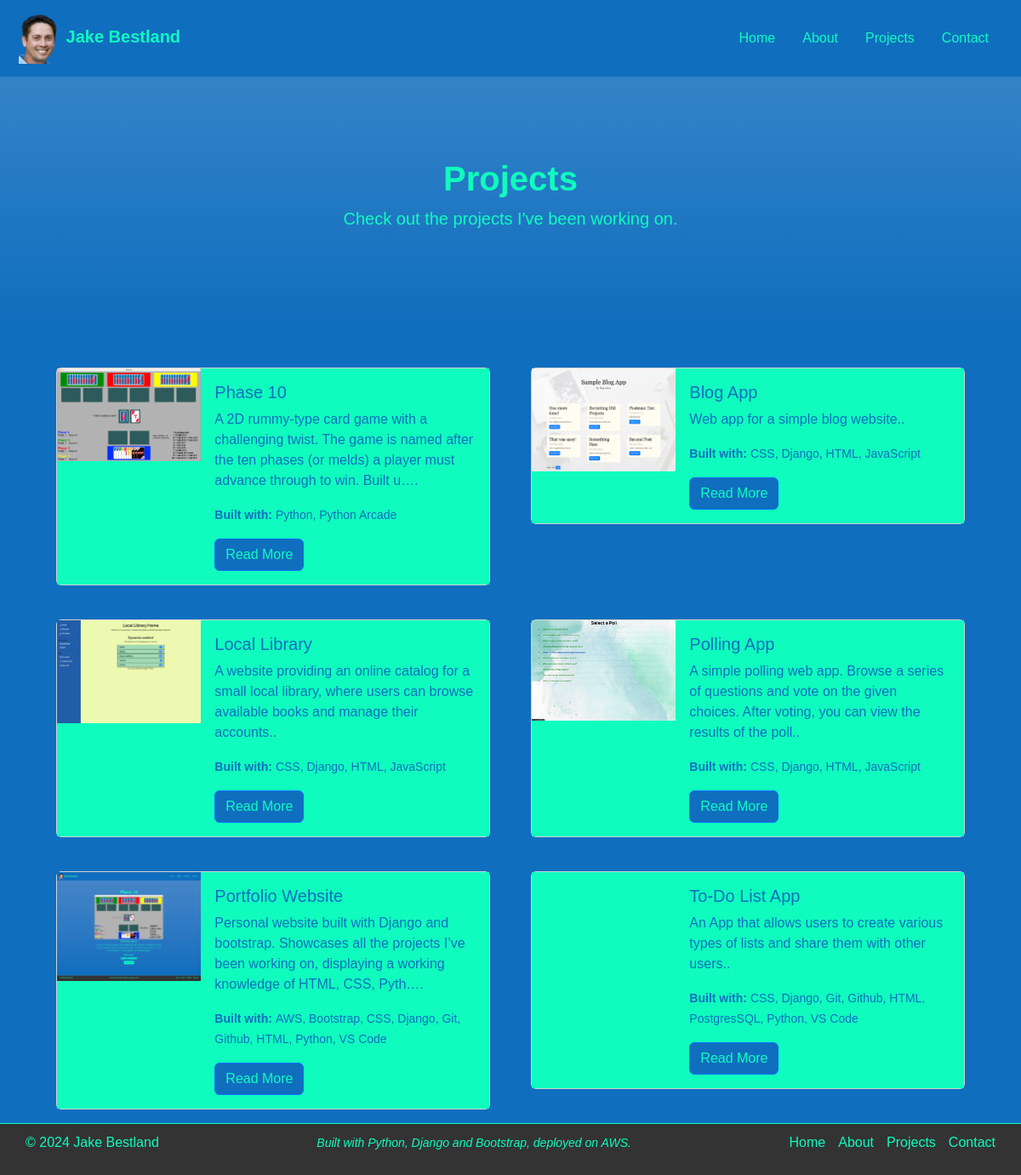
/projects/, run on the app's committed database.
### projects/models.py (models this page shows, shortened)
class Project(models.Model):
    title = models.CharField(max_length=100)
    description = models.TextField()
    skill = models.ManyToManyField(Skill, help_text="Select a skill used for this project.")
    slug = models.SlugField(unique=True, null=True, blank=True)
    preview_image = models.ImageField(upload_to='images/previews/', null=True, blank=True)
    animated_gif = models.ImageField(upload_to='images/gifs/', null=True, blank=True)
    link = models.URLField(null=True, blank=True)
    highlight = models.BooleanField(default=False)
    def display_skill(self):
        """Create a string for the Skill.  This is required to display the skill in Admin."""
        return ', '.join(skill.name for skill in self.skill.all())
    display_skill.short_description = 'Skill'

class Skill(models.Model):
    name = models.CharField(max_length=100, unique=True)
    def __str__(self):
        return self.name
    class Meta:
        ordering = ['name']
        constraints = [
            UniqueConstraint(
                Lower('name'),
                name='skill_name_case_insensitive_unique',
                violation_error_message= "Skill already exists (case insensitive match)"
            ),
        ]

### projects/views.py (the view)
# urls.py: path('projects/', views.ProjectIndexView.as_view(), name='projects'),
class ProjectIndexView(generic.ListView):
    model = Project
    template_name = 'projects/index.html'

### projects/templates/projects/index.html (shortened to what this page needs)
{% extends "base.html" %}
{% load static %}
{% block content %}
<div class="px-4 py-5 text-center bg-gradient">
    <div class="row py-lg-5">
        <div class="col-lg-6 col-md-8 mx-auto">
            <h1 class="fw-normal"><strong>Projects</strong></h1>
            <p class="lead">Check out the projects I've been working on.</p>
        </div>
    </div>
</div>
<div class="container">
    <div class="row justify-content-evenly">
        <div class="row row-cols-1 row-cols-md-2 g-4">
        {% for project in project_list %}
            <div class="col gx-5">
                <div class="card mb-3"">
                    <div class="row g-0">
                        <div class="col-md-4" style="background-color: #0FFCBE;">
                            <div class="gif-container d-inline-block">
                                {% if project.preview_image %}
                                <img src="{{ project.preview_image.url }}" class="img-fluid preview" alt="Static Preview" width="100%" height="100%">
                                {% endif %}
                            </div>
                        </div>
                        <div class="col-md-8" style="background-color: #0FFCBE; color: #106EBE;">
                            <div class="card-body">
                                <h5 class="card-title">{{ project.title }}</h5>
                                <p class="card-text">{{ project.description|capfirst|truncatechars:150 }}.</p>
                                <p class="card-text"><small><strong>Built with: </strong>{{ project.skill.all|join:", " }}</small></p>
                                <a href="{% url 'projects:project_detail' project.slug %}" class="btn btn-primary" style="background-color: #106EBE; color: #0FFCBE;">Read More</a>
                            </div>
                        </div>
                    </div>
                </div>
            </div>
        {% endfor %}
        </div>
    </div>
</div>
{% endblock %}

### projects/static/projects/css/style.css (style rules this page uses)
html, body { margin: 0; padding: 0; height: 100%; overflow-y: auto; }
body { background-color: #106EBE; color: #0FFCBE; font-family: "Gill Sans", sans-serif; display: flex; flex-direction: column; min-height: 100vh; }
.navbar-brand, .nav-link, a { color: #0FFCBE; }
.gif-container img.preview { display: block; }

### data on the page
Project: preview_image (picture), title "Phase 10", description "A 2D rummy-type card game with a challenging twist. The game is named after the ten phases (or melds) a player must advance through to win. Built u…", skill.all "Python, Python Arcade"
Project: preview_image (picture), title "Blog App", description "Web app for a simple blog website.", skill.all "CSS, Django, HTML, JavaScript"
Project: preview_image (picture), title "Local Library", description "A website providing an online catalog for a small local library, where users can browse available books and manage their accounts.", skill.all "CSS, Django, HTML, JavaScript"
Project: preview_image (picture), title "Polling App", description "A simple polling web app. Browse a series of questions and vote on the given choices. After voting, you can view the results of the poll.", skill.all "CSS, Django, HTML, JavaScript"
Project: preview_image (picture), title "Portfolio Website", description "Personal website built with Django and bootstrap. Showcases all the projects I’ve been working on, displaying a working knowledge of HTML, CSS, Pyth…", skill.all "AWS, Bootstrap, CSS, Django, Git, Github, HTML, Python, VS Code"
Project: title "To-Do List App", description "An App that allows users to create various types of lists and share them with other users.", skill.all "CSS, Django, Git, Github, HTML, PostgresSQL, Python, VS Code"
